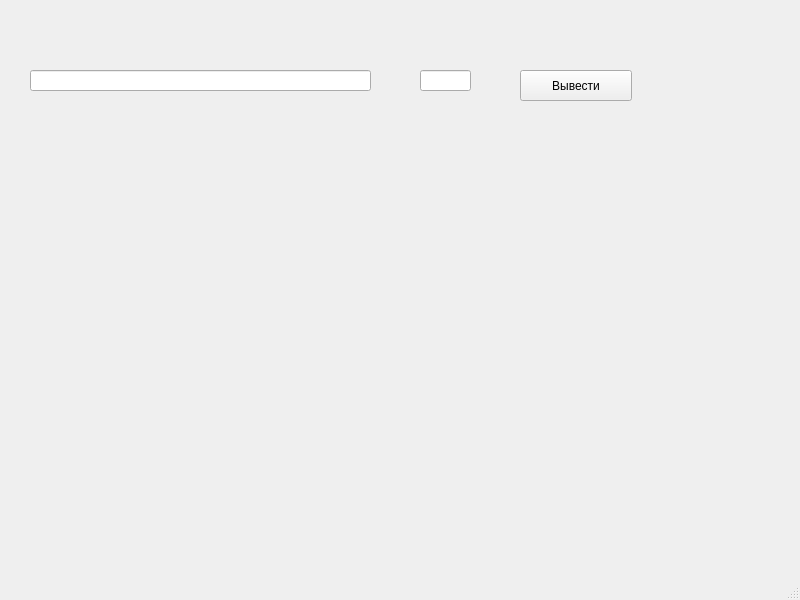
<?xml version="1.0" encoding="UTF-8"?>
<ui version="4.0">
 <class>MainWindow</class>
 <widget class="QMainWindow" name="MainWindow">
  <property name="geometry">
   <rect>
    <x>0</x>
    <y>0</y>
    <width>800</width>
    <height>600</height>
   </rect>
  </property>
  <property name="windowTitle">
   <string>MainWindow</string>
  </property>
  <widget class="QWidget" name="centralwidget">
   <widget class="QLineEdit" name="lineEdit_string">
    <property name="geometry">
     <rect>
      <x>30</x>
      <y>70</y>
      <width>341</width>
      <height>21</height>
     </rect>
    </property>
    <property name="maxLength">
     <number>30</number>
    </property>
   </widget>
   <widget class="QLineEdit" name="lineEdit_index">
    <property name="geometry">
     <rect>
      <x>420</x>
      <y>70</y>
      <width>51</width>
      <height>21</height>
     </rect>
    </property>
   </widget>
   <widget class="QPushButton" name="pushButton">
    <property name="geometry">
     <rect>
      <x>520</x>
      <y>70</y>
      <width>112</width>
      <height>31</height>
     </rect>
    </property>
    <property name="text">
     <string>Вывести</string>
    </property>
   </widget>
   <widget class="QLabel" name="label_char">
    <property name="geometry">
     <rect>
      <x>30</x>
      <y>120</y>
      <width>591</width>
      <height>16</height>
     </rect>
    </property>
    <property name="text">
     <string/>
    </property>
   </widget>
  </widget>
  <widget class="QMenuBar" name="menubar">
   <property name="geometry">
    <rect>
     <x>0</x>
     <y>0</y>
     <width>800</width>
     <height>22</height>
    </rect>
   </property>
  </widget>
  <widget class="QStatusBar" name="statusbar"/>
 </widget>
 <resources/>
 <connections/>
</ui>
